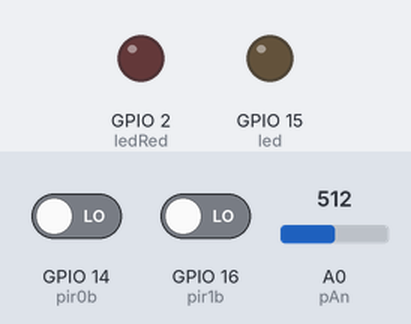
Bench run of a sketch on a simulated ESP8266 (NodeMCU). Parts: output pins drawn as LEDs (lit = HIGH). The inputs (shaded band) are chosen by the test bench; at power-on: GPIO 14 (pir0b) LOW, GPIO 16 (pir1b) LOW, A0 (pAn) = 512. WiFi joins after 1.5 s; servers stay silent unless stated; no MQTT or app messages arrive unless stated; what the sketch prints to the serial monitor is not drawn.

Above: at 0.0 s.
At 1.6 s:
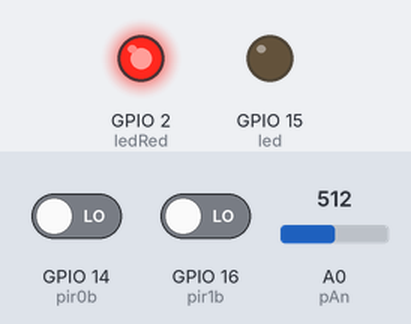
At 46.6 s:
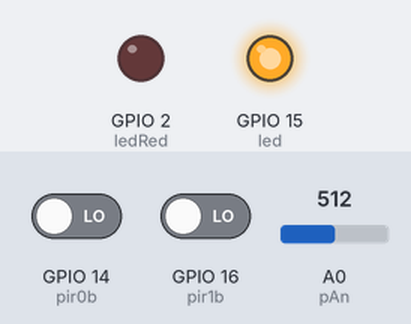
Timing chart, 0 to 48.1 s (numbered marks = the images above):
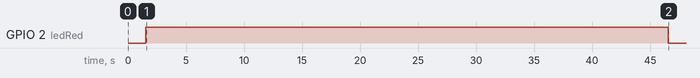

The sketch:

LatoB_json_mqtt.ino
```cpp
#include <ESP8266WiFi.h>
#include <PubSubClient.h>
#include <ArduinoJson.h>
#include <WiFiUdp.h>
#include <IRremoteESP8266.h>

extern "C" {
#include "user_interface.h"
}

const char* ssid = "IoTPolimi";
const char* password = "ZpvYs=gT-p3DK3wb";
const char* mqtt_server = "10.172.0.11";

unsigned int localPort = 2390;

int RECV_PIN = 4; //ricevitore infrarossi D2

long int tempo = 0;
long int counter = 0;
const int pir0b = 14;      //Pir0B = D5 = 14
const int pir1b = 16;      //Pir1B = D0 = 16
const int pAn = A0;       // pir analogico.

const int led = 15;   // led Blue D8
const int ledRed = 2; // led Red  D4

const int durata = 86400000;
const int ultimi_secondi = 300000;
char JSONmessagebuffer[5000];

StaticJsonBuffer<5000> JSONbuffer;
JsonObject& root = JSONbuffer.createObject();
JsonArray& ir = root.createNestedArray("IR");
JsonArray& an = root.createNestedArray("AN");
JsonArray& p1b = root.createNestedArray("P1B");
JsonArray& p0b = root.createNestedArray("P0B");

// Tempo di calibrazione del sensore
int calibrationTime = 45;
int c = 0;

int secondi = 1;
int sequenceNumber = 0;

WiFiClient espClient;
PubSubClient client(espClient);
IRrecv irrecv(RECV_PIN);
decode_results results;

void setup() {

  Serial.begin(115200);
  setup_wifi();
  client.setServer(mqtt_server, 1883);
  client.setCallback(callback);

  //setup Pir 1B
  pinMode(pir1b, INPUT);
  digitalWrite(pir1b, LOW);

  //setup Pir 0B
  pinMode(pir0b, INPUT);
  digitalWrite(pir0b, LOW);

  pinMode(led,OUTPUT);
  pinMode(ledRed,OUTPUT);

  //Fase di calibrazione
  digitalWrite(ledRed,HIGH);
  Serial.print("Calibrazione del sensore ");
  for (int i = 0; i < calibrationTime; i++) {
    Serial.print(".");
    delay(1000);
  }
  Serial.println(" Fatto");
  Serial.println("SENSORE ATTIVO");
  delay(50);
  digitalWrite(ledRed,LOW);
  digitalWrite(led,HIGH);


  if(!client.connected())
  {
    reconnect();
  }
  client.loop();

  counter=millis();
  irrecv.enableIRIn();
}


void setup_wifi() {
  delay(10);
  // We start by connecting to a WiFi network
  Serial.println();
  Serial.print("Connecting to ");
  Serial.println(ssid);
  WiFi.begin(ssid, password);
  while (WiFi.status() != WL_CONNECTED)
  {
    delay(250);
    Serial.print(".");
  }
  Serial.println("");
  Serial.println("WiFi connected");
  Serial.println("IP address: ");
  Serial.println(WiFi.localIP());
}

void callback(char* topic, byte* payload, unsigned int length) {
  Serial.print("Message arrived [");
  Serial.print(topic);
  Serial.print("] ");
  for (int i = 0; i < length; i++) {
    Serial.print((char)payload[i]);
  }
  Serial.println();
}

void reconnect() {
  // Loop until we're reconnected
  while (!client.connected()) {
    Serial.print("Attempting MQTT connection...");
    // Attempt to connect
    if (client.connect("")) {
      Serial.println("connected");
      // Once connected, publish an announcement...
      //client.publish("outTopic", "hello world");
      // ... and resubscribe
      //client.subscribe("inTopic");
    } else {
      Serial.print("failed, rc=");
      Serial.print(client.state());
      Serial.println(" try again in 5 seconds");
      // Wait 5 seconds before retrying
      delay(5000);
    }
  }
}

void loop()
{
  //Permette di dare un limite al tempo di funzionamento nella rilevazione dei dati
  /*
  if((millis()-counter)>(durata-ultimi_secondi) && (millis()-counter)<durata)
  {
    digitalWrite(ledRed,HIGH);
  }
  else
  {
    digitalWrite(ledRed,LOW);
  }

  if((millis()-counter)<durata)
  {
*/

  // lettura dei dati e salvataggio di un secondo di dati

  if (irrecv.decode(&results))
  {
      ir.add(1);
      irrecv.resume(); // Receive the next value
  }
  else
  {
      ir.add(0);
  }

  sleep_bello(10);

  an.add(analogRead(pAn));

  if(digitalRead(pir1b)==HIGH)
  {
    p1b.add(1);
  }
  else
  {
    p1b.add(0);
  }

  if(digitalRead(pir0b)==HIGH)
  {
    p0b.add(1);
  }
  else
  {
    p0b.add(0);
  }

  c=c+1;

  while(WiFi.status() != WL_CONNECTED)
  {
    WiFi.begin(ssid, password);
    Serial.print("Stato WiFi: ");
    Serial.print(WiFi.status());
  }

  // ogni secondo invio tutto quello che ho ricevuto
  if((millis()-counter)>secondi*1000)
    {
      root["SN"]=sequenceNumber;
      root["Lato"]="B";

      //verifico connessione server MQTT
      if(!client.connected())
      {
        reconnect();
      }
      client.loop();


      Serial.print("#SN ");
      Serial.print(sequenceNumber);
      Serial.print(" Campioni= ");
      Serial.print(c);
      Serial.print(" istante= ");
      Serial.print(millis()-counter);

      const int BUFFER_SIZE = JSON_OBJECT_SIZE(6) + JSON_ARRAY_SIZE(c*4);
      Serial.println(BUFFER_SIZE);

      c=0;
      secondi=round((millis()-counter)/1000)+1;
      sequenceNumber = sequenceNumber+1;

      //pubblicazione dei messaggi formato json
      root.printTo(JSONmessagebuffer, sizeof(JSONmessagebuffer));
      client.publish("smartgate/sg1/mls/sb",JSONmessagebuffer);

      Serial.println ("Free memory is: ");
      uint32_t freeMemory = system_get_free_heap_size();
      Serial.print (freeMemory);

      //root.printTo(Serial);

      JSONbuffer.clear();
      JsonObject& root = JSONbuffer.createObject();
      JsonArray& ir = root.createNestedArray("IR");
      JsonArray& an = root.createNestedArray("AN");
      JsonArray& p1b = root.createNestedArray("P1B");
      JsonArray& p0b = root.createNestedArray("P0B");
    }
}

void sleep_bello(int time_to_wait)
{
  int millis2 = millis();
  while ((millis() - millis2 ) < time_to_wait) {

  }
}
```
